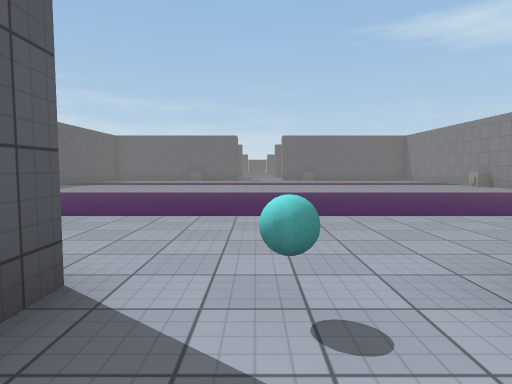
View 1 (above)

16 first-person views from a walk through a Unity game level. The camera is 1.3 m above the floor, tilts 4° down and sees 75° across. The floor is counted in squares, 2 m on a side. Each view is taken from the middle of a square. On the plan, view 1 faces up. The plan holds only what a view shows up to about 10 squares ahead; the rest is blank. The place goes on beyond the plan. The player is left out. Some animated figures are not drawn. Surface patterns are stand-ins for the level's own textures.

View 2
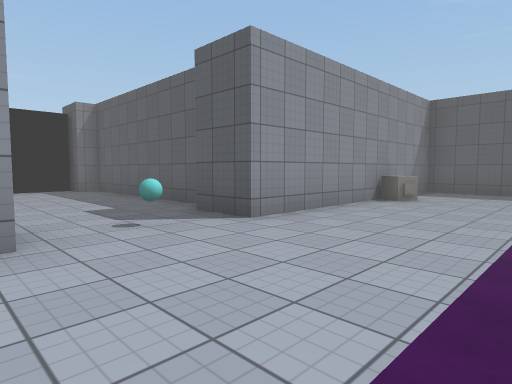

View 3
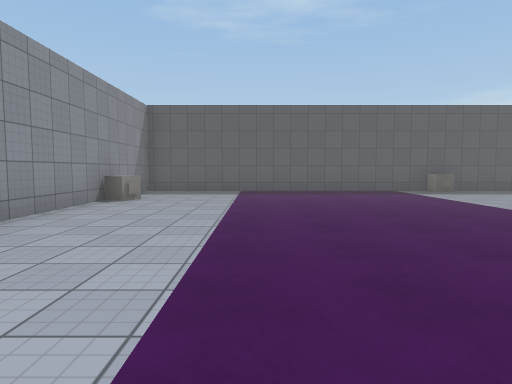

View 4
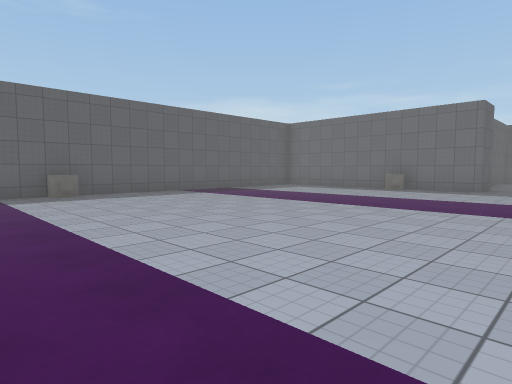

View 5
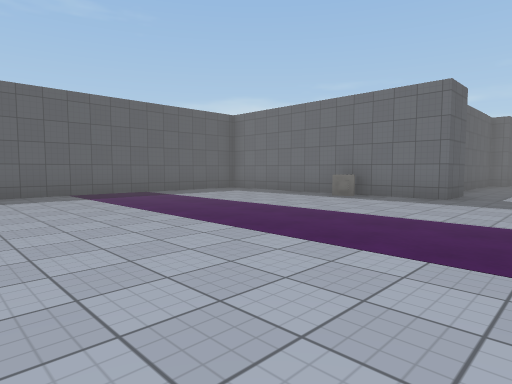

View 6
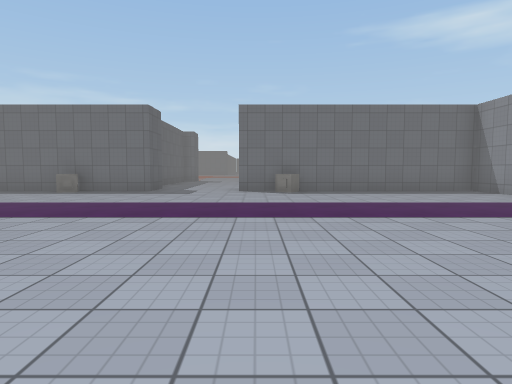

View 7
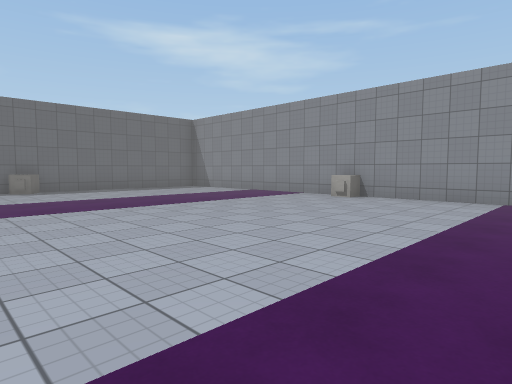

View 8
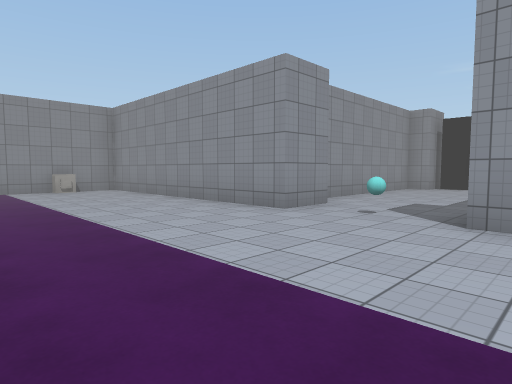

View 9
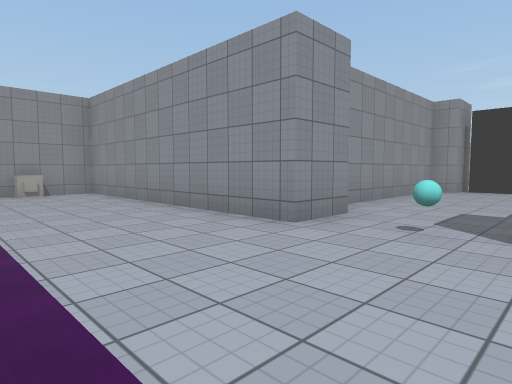

View 10
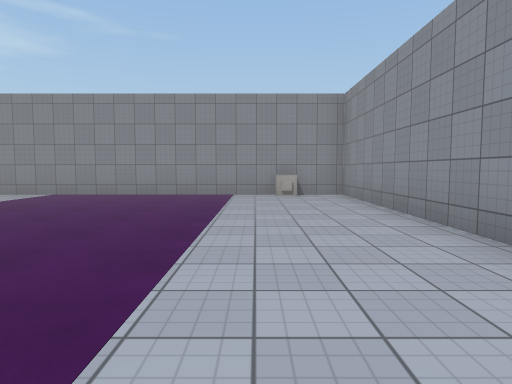

View 11
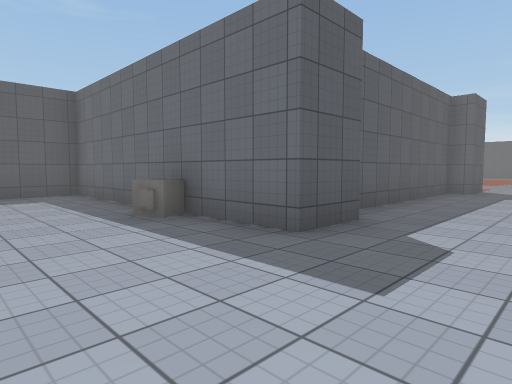

View 12
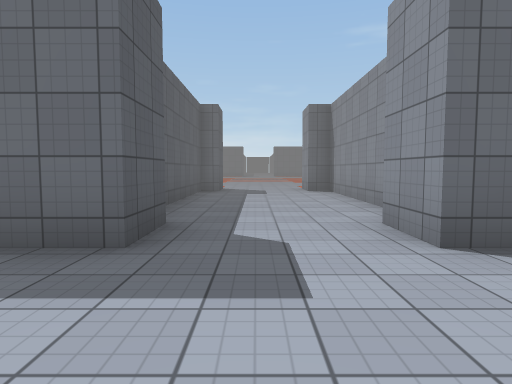

View 13
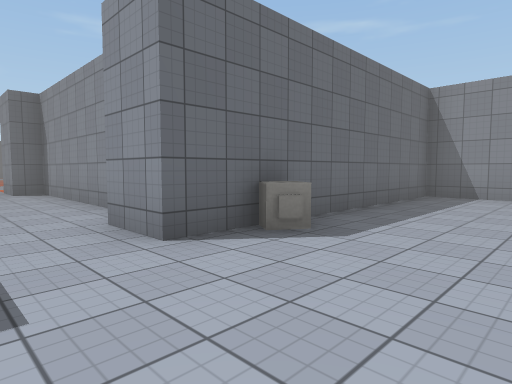

View 14
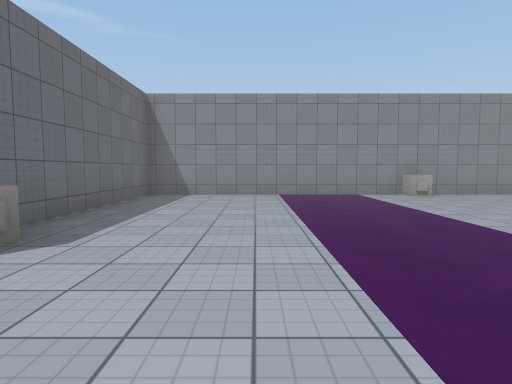

View 15
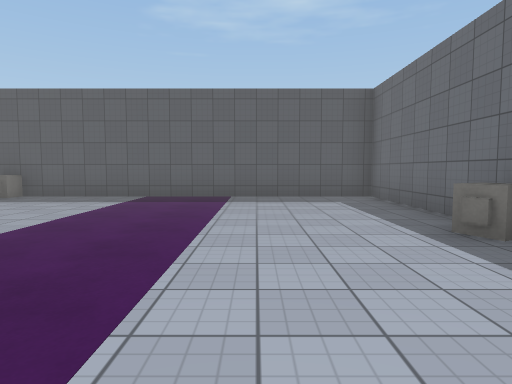

View 16
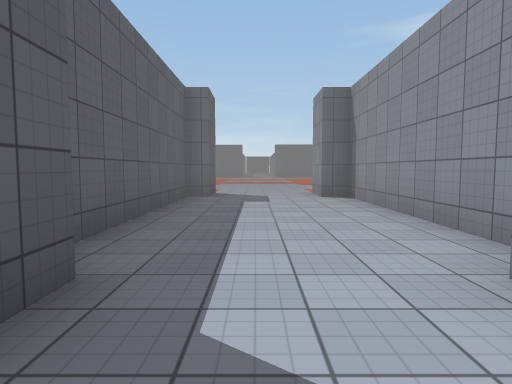

### Floor plan
Points are (right, up) in squares from view 1. A wall is a line through its corners. A room is listed if a view was taken in it or the views show most of it. See-through windows are left out.
Room 1 (view 1)
walls: (-1.6, -0.1) (-1.6, -5.1) (-1.1, -5.1) (-1.1, -5.9); (1.5, 0.5) (1.5, 1.8); (-1, -5.5) (1.4, -5.5); (-1.1, 1.8) (-1.1, 0.5); (1.5, -6.4) (1.5, -5.1) (2.1, -5.1) (2.1, -0.4)
ways out: opening at (0.5, 1) to room 2; gap at (-1, 1) to room 2
objects: cyan ball (0, 1)
Room 2 (views 2, 3, 4, 5, 6, 7, 8, 9, 10, 11, 12, 13, 14, 15, 16)
walls: (-1.1, 20) (-1.1, 18.7) (-7.8, 18.7) (-7.8, 1.8) (-5.9, 1.8); (1.5, 1.8) (8.3, 1.8) (8.3, 18.7) (1.5, 18.7) (1.5, 20); (2.1, 20.8) (2.1, 25.7) (1.5, 25.7) (1.5, 27); (-4, 1.8) (-1.1, 1.8); (-1.1, 27) (-1.1, 25.7) (-1.6, 25.7) (-1.6, 20.8)
ways out: opening at (0.5, 1) to room 1; gap at (-1, 1) to room 1
objects: other object (-8, 10); other object (-5, 2); other object (-3, 18); other object (3, 18); other object (8, 3); other object (8, 12)

Positions as (right, up) in squares from view 1, and headings:
1: (0, 0), facing up
2: (2, 5), facing down-left
3: (2, 5), facing left
4: (1, 8), facing up-left
5: (1, 11), facing up-left
6: (2, 9), facing up
7: (1, 8), facing up-right
8: (-2, 6), facing down-right
9: (-1, 5), facing down-right
10: (0, 4), facing right
11: (1, 16), facing up-left
12: (0, 16), facing up
13: (0, 16), facing up-right
14: (0, 16), facing right
15: (0, 16), facing left
16: (0, 18), facing up
